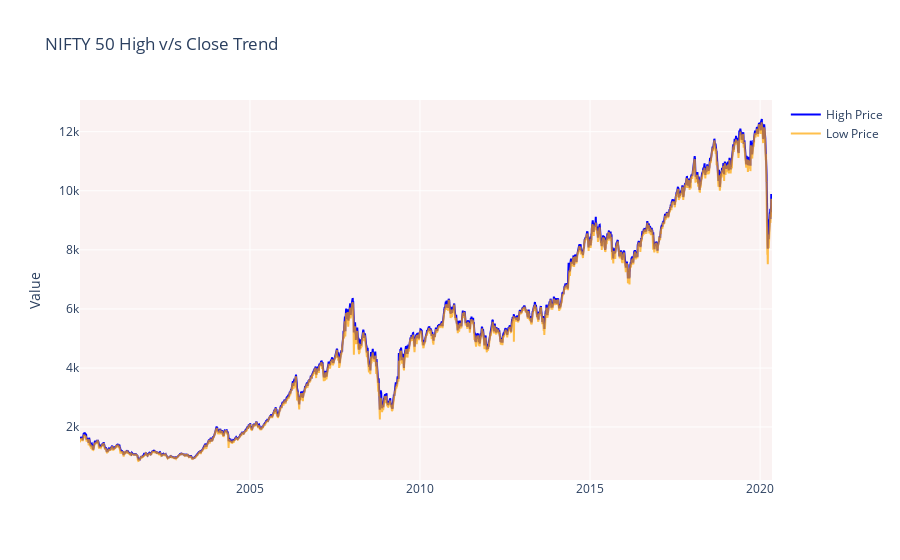

Notebook code cell kept with this figure:
### Markdown cell above
## Visualising the NIFTY50 data

### Code cell
fig = go.Figure()
fig.add_trace(go.Scatter(x = nifty_50['Date'], y = nifty_50['High'], name = 'High Price',
    line = dict(color = 'blue')))

fig.add_trace(go.Scatter(x = nifty_50['Date'], y = nifty_50['Low'], name = 'Low Price', 
    line = dict(color = 'orange'), opacity = 0.7))
        
fig.update_layout(title_text='NIFTY 50 High v/s Close Trend',plot_bgcolor = 'rgb(250, 242, 242)', yaxis_title = 'Value')
fig.show()

### Figure 1 — Plotly figure (JSON) as saved in the notebook; plotly's stock layout.template omitted (floating-point values rounded to 4 significant figures; data arrays with more than 128 entries replaced by an {"elided": "..."} marker saying what was removed)
{"data": [{"line": {"color": "blue"}, "name": "High Price", "type": "scatter", "x": {"elided": "5061 str values"}, "y": {"elided": "5061 float values"}}, {"line": {"color": "orange"}, "name": "Low Price", "opacity": 0.7, "type": "scatter", "x": {"elided": "5061 str values"}, "y": {"elided": "5061 float values"}}], "layout": {"autosize": true, "plot_bgcolor": "rgb(250, 242, 242)", "title": {"text": "NIFTY 50 High v/s Close Trend"}, "xaxis": {"autorange": true, "range": ["2000-01-03", "2020-05-08"], "type": "date"}, "yaxis": {"autorange": true, "range": [206.6, 13070.0], "title": {"text": "Value"}, "type": "linear"}}}
